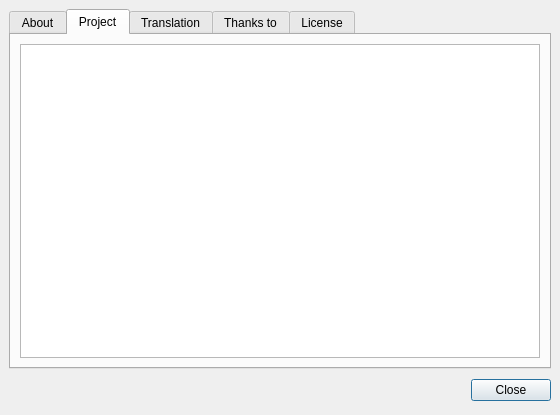
<?xml version="1.0" encoding="UTF-8"?>
<ui version="4.0">
 <author>Felix Hammer</author>
 <class>aboutPokerTraining</class>
 <widget class="QDialog" name="aboutPokerTraining">
  <property name="geometry">
   <rect>
    <x>0</x>
    <y>0</y>
    <width>560</width>
    <height>415</height>
   </rect>
  </property>
  <layout class="QGridLayout">
   <property name="margin">
    <number>9</number>
   </property>
   <property name="spacing">
    <number>6</number>
   </property>
   <item row="0" column="0">
    <widget class="QTabWidget" name="tabWidget">
     <property name="autoFillBackground">
      <bool>true</bool>
     </property>
     <property name="currentIndex">
      <number>1</number>
     </property>
     <widget class="QWidget" name="tab">
      <attribute name="title">
       <string>About</string>
      </attribute>
      <layout class="QGridLayout">
       <item row="0" column="0">
        <widget class="QLabel" name="label_PokerTrainingVersion"/>
       </item>
       <item row="0" column="1" rowspan="2">
        <widget class="QLabel" name="label_logo"/>
       </item>
       <item row="1" column="0" rowspan="2">
        <widget class="QLabel" name="label_infotext">
         <property name="sizePolicy">
          <sizepolicy hsizetype="MinimumExpanding" vsizetype="Preferred">
           <horstretch>0</horstretch>
           <verstretch>0</verstretch>
          </sizepolicy>
         </property>
         <property name="text">
          <string/>
         </property>
         <property name="alignment">
          <set>Qt::AlignLeading|Qt::AlignLeft|Qt::AlignTop</set>
         </property>
         <property name="openExternalLinks">
          <bool>true</bool>
         </property>
        </widget>
       </item>
       <item row="2" column="1" rowspan="2">
        <spacer>
         <property name="orientation">
          <enum>Qt::Vertical</enum>
         </property>
         <property name="sizeHint" stdset="0">
          <size>
           <width>20</width>
           <height>100</height>
          </size>
         </property>
        </spacer>
       </item>
       <item row="3" column="0">
        <spacer>
         <property name="orientation">
          <enum>Qt::Vertical</enum>
         </property>
         <property name="sizeHint" stdset="0">
          <size>
           <width>20</width>
           <height>91</height>
          </size>
         </property>
        </spacer>
       </item>
       <item row="4" column="0" colspan="2">
        <widget class="QLabel" name="label_3">
         <property name="text">
          <string>&lt;a href=&quot;http://sourceforge.net/projects/pokertraining/&quot; target=&quot;_blank&quot;&gt;http://sourceforge.net/projects/pokertraining/&lt;a&gt;</string>
         </property>
         <property name="alignment">
          <set>Qt::AlignRight|Qt::AlignTrailing|Qt::AlignVCenter</set>
         </property>
         <property name="openExternalLinks">
          <bool>true</bool>
         </property>
        </widget>
       </item>
      </layout>
     </widget>
     <widget class="QWidget" name="tab_2">
      <attribute name="title">
       <string>Project</string>
      </attribute>
      <layout class="QGridLayout">
       <property name="margin">
        <number>9</number>
       </property>
       <property name="spacing">
        <number>6</number>
       </property>
       <item row="0" column="0">
        <widget class="QTextBrowser" name="textBrowser_2">
         <property name="lineWrapMode">
          <enum>QTextEdit::NoWrap</enum>
         </property>
         <property name="html">
          <string>&lt;!DOCTYPE HTML PUBLIC &quot;-//W3C//DTD HTML 4.0//EN&quot; &quot;http://www.w3.org/TR/REC-html40/strict.dtd&quot;&gt;
&lt;html&gt;&lt;head&gt;&lt;meta name=&quot;qrichtext&quot; content=&quot;1&quot; /&gt;&lt;style type=&quot;text/css&quot;&gt;
p, li { white-space: pre-wrap; }
&lt;/style&gt;&lt;/head&gt;&lt;body style=&quot; font-family:'MS Shell Dlg 2'; font-size:8.25pt; font-weight:400; font-style:normal;&quot;&gt;
&lt;p style=&quot;-qt-paragraph-type:empty; margin-top:0px; margin-bottom:0px; margin-left:0px; margin-right:0px; -qt-block-indent:0; text-indent:0px; font-family:'Nimbus Sans L'; font-size:9pt;&quot;&gt;&lt;br /&gt;&lt;/p&gt;&lt;/body&gt;&lt;/html&gt;</string>
         </property>
         <property name="openExternalLinks">
          <bool>true</bool>
         </property>
        </widget>
       </item>
      </layout>
     </widget>
     <widget class="QWidget" name="tab_5">
      <attribute name="title">
       <string>Translation</string>
      </attribute>
      <layout class="QGridLayout">
       <property name="margin">
        <number>9</number>
       </property>
       <property name="spacing">
        <number>6</number>
       </property>
       <item row="0" column="0">
        <widget class="QTextBrowser" name="textBrowser_4">
         <property name="html">
          <string>&lt;!DOCTYPE HTML PUBLIC &quot;-//W3C//DTD HTML 4.0//EN&quot; &quot;http://www.w3.org/TR/REC-html40/strict.dtd&quot;&gt;
&lt;html&gt;&lt;head&gt;&lt;meta name=&quot;qrichtext&quot; content=&quot;1&quot; /&gt;&lt;style type=&quot;text/css&quot;&gt;
p, li { white-space: pre-wrap; }
&lt;/style&gt;&lt;/head&gt;&lt;body style=&quot; font-family:'MS Shell Dlg 2'; font-size:8.25pt; font-weight:400; font-style:normal;&quot;&gt;
&lt;table border=&quot;0&quot; style=&quot;-qt-table-type: root; margin-top:4px; margin-bottom:4px; margin-left:4px; margin-right:4px;&quot;&gt;
&lt;tr&gt;
&lt;td style=&quot;border: none;&quot;&gt;
&lt;p style=&quot; margin-top:0px; margin-bottom:0px; margin-left:0px; margin-right:0px; -qt-block-indent:0; text-indent:0px;&quot;&gt;&lt;span style=&quot; font-family:'Nimbus Sans L'; font-size:8pt;&quot;&gt;translator name - mail address&lt;/span&gt;&lt;/p&gt;&lt;/td&gt;&lt;/tr&gt;&lt;/table&gt;&lt;/body&gt;&lt;/html&gt;</string>
         </property>
         <property name="openExternalLinks">
          <bool>true</bool>
         </property>
        </widget>
       </item>
      </layout>
     </widget>
     <widget class="QWidget" name="tab_4">
      <attribute name="title">
       <string>Thanks to</string>
      </attribute>
      <layout class="QGridLayout">
       <property name="margin">
        <number>9</number>
       </property>
       <property name="spacing">
        <number>6</number>
       </property>
       <item row="0" column="0">
        <widget class="QTextBrowser" name="textBrowser_3">
         <property name="html">
          <string>&lt;!DOCTYPE HTML PUBLIC &quot;-//W3C//DTD HTML 4.0//EN&quot; &quot;http://www.w3.org/TR/REC-html40/strict.dtd&quot;&gt;
&lt;html&gt;&lt;head&gt;&lt;meta name=&quot;qrichtext&quot; content=&quot;1&quot; /&gt;&lt;style type=&quot;text/css&quot;&gt;
p, li { white-space: pre-wrap; }
&lt;/style&gt;&lt;/head&gt;&lt;body style=&quot; font-family:'MS Shell Dlg 2'; font-size:8.25pt; font-weight:400; font-style:normal;&quot;&gt;
&lt;p style=&quot;-qt-paragraph-type:empty; margin-top:0px; margin-bottom:0px; margin-left:0px; margin-right:0px; -qt-block-indent:0; text-indent:0px; font-family:'Nimbus Sans L'; font-size:9pt;&quot;&gt;&lt;br /&gt;&lt;/p&gt;&lt;/body&gt;&lt;/html&gt;</string>
         </property>
         <property name="acceptRichText">
          <bool>false</bool>
         </property>
         <property name="openExternalLinks">
          <bool>false</bool>
         </property>
         <property name="openLinks">
          <bool>false</bool>
         </property>
        </widget>
       </item>
      </layout>
     </widget>
     <widget class="QWidget" name="tab_3">
      <attribute name="title">
       <string>License</string>
      </attribute>
      <layout class="QGridLayout">
       <property name="margin">
        <number>9</number>
       </property>
       <property name="spacing">
        <number>6</number>
       </property>
       <item row="0" column="0">
        <widget class="QTextBrowser" name="textBrowser_licence">
         <property name="autoFillBackground">
          <bool>true</bool>
         </property>
         <property name="openLinks">
          <bool>false</bool>
         </property>
        </widget>
       </item>
      </layout>
     </widget>
    </widget>
   </item>
   <item row="1" column="0">
    <layout class="QHBoxLayout">
     <property name="spacing">
      <number>6</number>
     </property>
     <property name="margin">
      <number>0</number>
     </property>
     <item>
      <spacer>
       <property name="orientation">
        <enum>Qt::Horizontal</enum>
       </property>
       <property name="sizeHint" stdset="0">
        <size>
         <width>131</width>
         <height>31</height>
        </size>
       </property>
      </spacer>
     </item>
     <item>
      <widget class="QPushButton" name="okButton">
       <property name="text">
        <string>Close</string>
       </property>
      </widget>
     </item>
    </layout>
   </item>
  </layout>
 </widget>
 <resources/>
 <connections>
  <connection>
   <sender>okButton</sender>
   <signal>clicked()</signal>
   <receiver>aboutPokerTraining</receiver>
   <slot>accept()</slot>
   <hints>
    <hint type="sourcelabel">
     <x>278</x>
     <y>253</y>
    </hint>
    <hint type="destinationlabel">
     <x>96</x>
     <y>254</y>
    </hint>
   </hints>
  </connection>
 </connections>
</ui>
